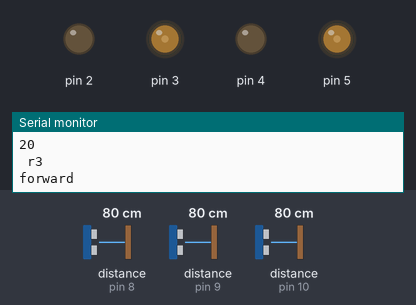
Recording of a sketch running on a simulated Arduino Uno, built with avr-gcc and run on an emulated ATmega328P. Parts: output pins drawn as LEDs (lit = HIGH), the last lines printed to the serial monitor. Dashed ring = blinking. The test bench sets the inputs (shaded band); at power-on: distance to the obstacle (sensors on pin 9, pin 10, pin 8) 80 cm.

Above: at 1.2 s.
1.3 s: distance to the obstacle (sensor on pin 9) set to 14 cm
2.8 s: distance to the obstacle (sensor on pin 9) set to 10 cm
At 3.9 s:
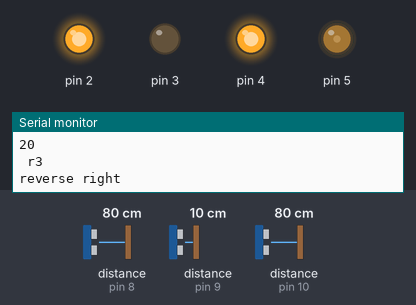
4.3 s: distance to the obstacle (sensor on pin 10) set to 17 cm
At 5.0 s:
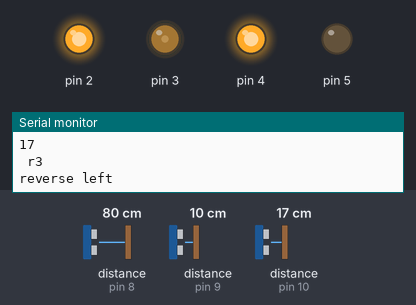
5.8 s: distance to the obstacle (sensor on pin 9) set to 2 cm
At 6.29 s:
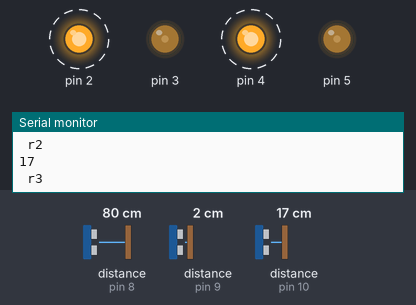
8.8 s: distance to the obstacle (sensor on pin 9) set to 6 cm
At 10.1 s:
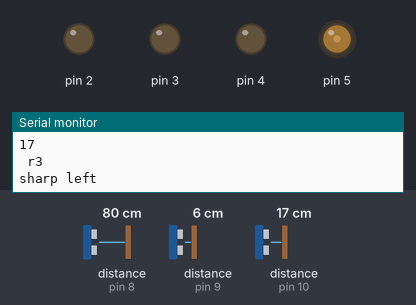
10.4 s: distance to the obstacle (sensor on pin 8) set to 20 cm
11.9 s: distance to the obstacle (sensor on pin 8) set to 16 cm
At 12.8 s:
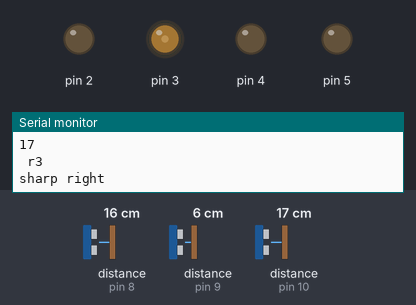
Timing chart, 0 to 14.4 s (numbered marks = the images above; inputs shaded):
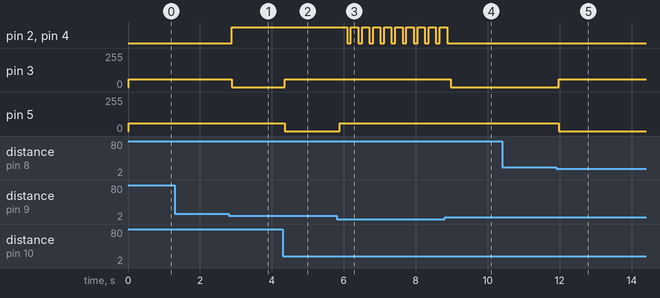

The sketch:

test_obj_avd.ino
```cpp
//#include <ros.h>
//#include <std_msgs/String.h>
//#include <geometry_msgs/Twist.h>
#include <HCSR04.h>
UltraSonicDistanceSensor R3(13, 10);
UltraSonicDistanceSensor R2(12, 9);
UltraSonicDistanceSensor R1(11, 8);
#define dir1 2
#define pwm1 3
#define dir2 4
#define pwm2 5
int theta = 60; //angle between range of 2 side sensors
int del=100;
float accel = 15;
float ang_k = 30*PI/180;
int k = 10;
unsigned int r1;
unsigned int r2;
unsigned int r3;

int spwm1 = 60 ;
int spwm2 = 60;
int sdir1 = 0;
int sdir2 = 0;

//ros::NodeHandle  nh;
//geometry_msgs::Twist msg;
//
//void message(const geometry_msgs::Twist& vel)
//{
//  obj_avd(vel.linear.x,vel.linear.y,vel.linear.z,vel.angular.x);
//}

//ros::Subscriber<geometry_msgs::Twist> sub("/cmd_vel",message);


//void obj_avd(int spwm1,int spwm2,int sdir1,int sdir2){
//
//  //initialization of the initial value
//  digitalWrite(2, sdir1);
//  analogWrite(3, spwm1);
//  digitalWrite(4, sdir2);
//  analogWrite(5, spwm2);
//
//  if(r1>10) r1=10;
//  if(r2>10) r2=10;
//  if(r3>10) r3=10;
//
//  long absolute = sq(r3 - r1) + sq(r2) + 2*r2*(r3 - r1)*cos(theta) + r1*r3*sq(2*cos(theta));
//  int r = sqrt(absolute);
//
//  float ang1=acos(r1/r);
//  float ang2=acos(r2/r);
//  float ang3=acos(r3/r);
//
//  if(r2<k){
//    if(r-r2<k){
//    if(ang1<ang3){
//      if(ang2>ang_k){
//      sleft();
//      Serial.println("sharp left");}
//      else{
//      left();
//      Serial.println("left");}
//    }
//    else{
//      if(ang2 > ang_k){
//      sright();
//      Serial.println("sharp right");}
//      else{
//      right();
//      Serial.println("right");}
//    }
//    }
//    else{
//      if(ang1<ang3){
//        revleft();
//        Serial.println("reverse left");}
//      else{
//        revright();
//        Serial.println("reverse right");
//      }
//    }
//  }
//  else{
//     if(r-r2<k){
//        reverse();
//        Serial.println("reverse");}
//     else{
//        forward();
//        Serial.println("forward");}
//  }
//  }

void left() {
  digitalWrite(2, LOW);
  digitalWrite(4, HIGH);
  analogWrite(3, spwm1);
  analogWrite(5, spwm2);
}

void right() {
  digitalWrite(4, LOW);
  digitalWrite(2, HIGH);
  analogWrite(3, spwm1);
  analogWrite(5, spwm2);
}

void revleft() {
  digitalWrite(2, HIGH);
  digitalWrite(4, HIGH);
  analogWrite(3, spwm1);
  analogWrite(5, 0);
}

void revright() {
  digitalWrite(2, HIGH);
  digitalWrite(4, HIGH);
  analogWrite(3, 0);
  analogWrite(5, spwm2);
}

void sright() {
  digitalWrite(4, LOW);
  digitalWrite(2, LOW);
  analogWrite(3, spwm1);
  analogWrite(5, 0);
}

void sleft() {
  digitalWrite(2, LOW);
  digitalWrite(4, LOW);
  analogWrite(3, 0);
  analogWrite(5, spwm2);
}

void forward() {
  digitalWrite(4, LOW);
  digitalWrite(2, LOW);
  analogWrite(3, spwm1);
  analogWrite(5, spwm2);
}

void reverse() {
  digitalWrite(4, HIGH);
  digitalWrite(2, HIGH);
  analogWrite(3, spwm1);
  analogWrite(5, spwm2);
  delay(2*del);
  forward();
}

void setup(){
  Serial.begin(57600);
  pinMode(2, OUTPUT);
  pinMode(4, OUTPUT);
  pinMode(3, OUTPUT);
  pinMode(5, OUTPUT);

//  nh.initNode();
//  nh.subscribe(sub);
}

void loop()
{
  r1 = R1.measureDistanceCm();
  r2 = R2.measureDistanceCm();
  r3 = R3.measureDistanceCm();

  if(r1>20) r1=20;
  if(r2>20) r2=20;
  if(r3>20) r3=20;

  Serial.println(r1);
  Serial.println(" r1");
  Serial.println(r2);
  Serial.println(" r2");
  Serial.println(r3);
  Serial.println(" r3");


  digitalWrite(2, sdir1);
  analogWrite(3, spwm1);
  digitalWrite(4, sdir2);
  analogWrite(5, spwm2);

  long absolute = sq(r3 - r1) + sq(r2) + r2*(r3 - r1) + r1*r3;
  int r = sqrt(absolute);

  float ang1=abs(acos(r1/r));
  float ang2=abs(acos(r2/r));
  float ang3=abs(acos(r3/r));

  if(r2<k){
    if(r-2*r2<k){
    if(ang1<ang3){
      if(ang2>ang_k){
      sleft();
      Serial.println("sharp left");}
      else{
      left();
      Serial.println("left");}
    }
    else{
      if(ang2>ang_k){
      sright();
      Serial.println("sharp right");}
      else{
      right();
      Serial.println("right");}
    }
    }
    else{
      reverse();
      Serial.println("reverse");
    }
  }
  else{
     if(r-2*r2<k){
        if(ang1<ang3){
        revleft();
        Serial.println("reverse left");}
      else{
        revright();
        Serial.println("reverse right");
      }}
     else{
        forward();
        Serial.println("forward");}
  }
  delay(del);
}
```

Measured:
- the behaviour switches between 12 and 11 cm on distance to the obstacle (sensor on pin 9) (found by bisection; images 0 and 1)
- the behaviour switches between 4 and 5 cm on distance to the obstacle (sensor on pin 9) (found by bisection; images 3 and 4)
- the behaviour switches between 18 and 17 cm on distance to the obstacle (sensor on pin 8) (found by bisection; images 4 and 5)
- after the input at 2.8 s, pin 2, pin 4: LOW → HIGH after 0.09 s; pin 3: 60/255 → 0/255 after 0.09 s
- after the input at 4.3 s, pin 3: 0/255 → 60/255 after 0.06 s; pin 5: 60/255 → 0/255 after 0.06 s
- after the input at 5.8 s, pin 2, pin 4: alternates HIGH for 0.20 s and LOW for 0.11 s, starting after 0.29 s; pin 5: 0/255 → 60/255 after 0.09 s
- after the input at 8.8 s, pin 2, pin 4: goes on until 8.9 s, then stays LOW; pin 3: 60/255 → 0/255 after 0.18 s
- after the input at 11.9 s, pin 3: 0/255 → 60/255 after 0.08 s; pin 5: 60/255 → 0/255 after 0.08 s
